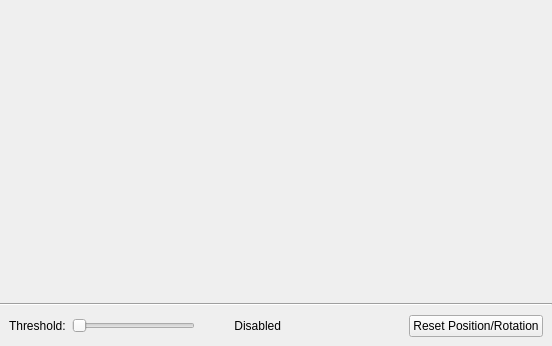
<?xml version="1.0" encoding="UTF-8"?>
<ui version="4.0">
 <class>CubeControl</class>
 <widget class="QWidget" name="CubeControl">
  <property name="geometry">
   <rect>
    <x>0</x>
    <y>0</y>
    <width>552</width>
    <height>346</height>
   </rect>
  </property>
  <property name="windowTitle">
   <string>Form</string>
  </property>
  <layout class="QVBoxLayout" name="verticalLayout">
   <property name="spacing">
    <number>0</number>
   </property>
   <property name="leftMargin">
    <number>0</number>
   </property>
   <property name="topMargin">
    <number>0</number>
   </property>
   <property name="rightMargin">
    <number>0</number>
   </property>
   <property name="bottomMargin">
    <number>0</number>
   </property>
   <item>
    <widget class="CubeDisplay" name="cubeDisplay" native="true">
     <property name="sizePolicy">
      <sizepolicy hsizetype="Preferred" vsizetype="Expanding">
       <horstretch>0</horstretch>
       <verstretch>0</verstretch>
      </sizepolicy>
     </property>
    </widget>
   </item>
   <item>
    <widget class="Line" name="line">
     <property name="orientation">
      <enum>Qt::Horizontal</enum>
     </property>
    </widget>
   </item>
   <item>
    <layout class="QHBoxLayout" name="horizontalLayout_2">
     <property name="spacing">
      <number>6</number>
     </property>
     <property name="leftMargin">
      <number>9</number>
     </property>
     <property name="topMargin">
      <number>9</number>
     </property>
     <property name="rightMargin">
      <number>9</number>
     </property>
     <property name="bottomMargin">
      <number>9</number>
     </property>
     <item>
      <widget class="QLabel" name="label_2">
       <property name="text">
        <string>Threshold:</string>
       </property>
      </widget>
     </item>
     <item>
      <widget class="QSlider" name="horizontalSlider">
       <property name="orientation">
        <enum>Qt::Horizontal</enum>
       </property>
      </widget>
     </item>
     <item>
      <widget class="QLabel" name="thresholdLabel">
       <property name="minimumSize">
        <size>
         <width>80</width>
         <height>0</height>
        </size>
       </property>
       <property name="text">
        <string>Disabled</string>
       </property>
       <property name="alignment">
        <set>Qt::AlignRight|Qt::AlignTrailing|Qt::AlignVCenter</set>
       </property>
      </widget>
     </item>
     <item>
      <spacer name="horizontalSpacer_2">
       <property name="orientation">
        <enum>Qt::Horizontal</enum>
       </property>
       <property name="sizeHint" stdset="0">
        <size>
         <width>40</width>
         <height>20</height>
        </size>
       </property>
      </spacer>
     </item>
     <item>
      <widget class="QPushButton" name="resetPositionButton">
       <property name="text">
        <string>Reset Position/Rotation</string>
       </property>
      </widget>
     </item>
    </layout>
   </item>
  </layout>
 </widget>
 <customwidgets>
  <customwidget>
   <class>CubeDisplay</class>
   <extends>QWidget</extends>
   <header>visualisers.h</header>
   <container>1</container>
  </customwidget>
 </customwidgets>
 <resources/>
 <connections/>
</ui>
